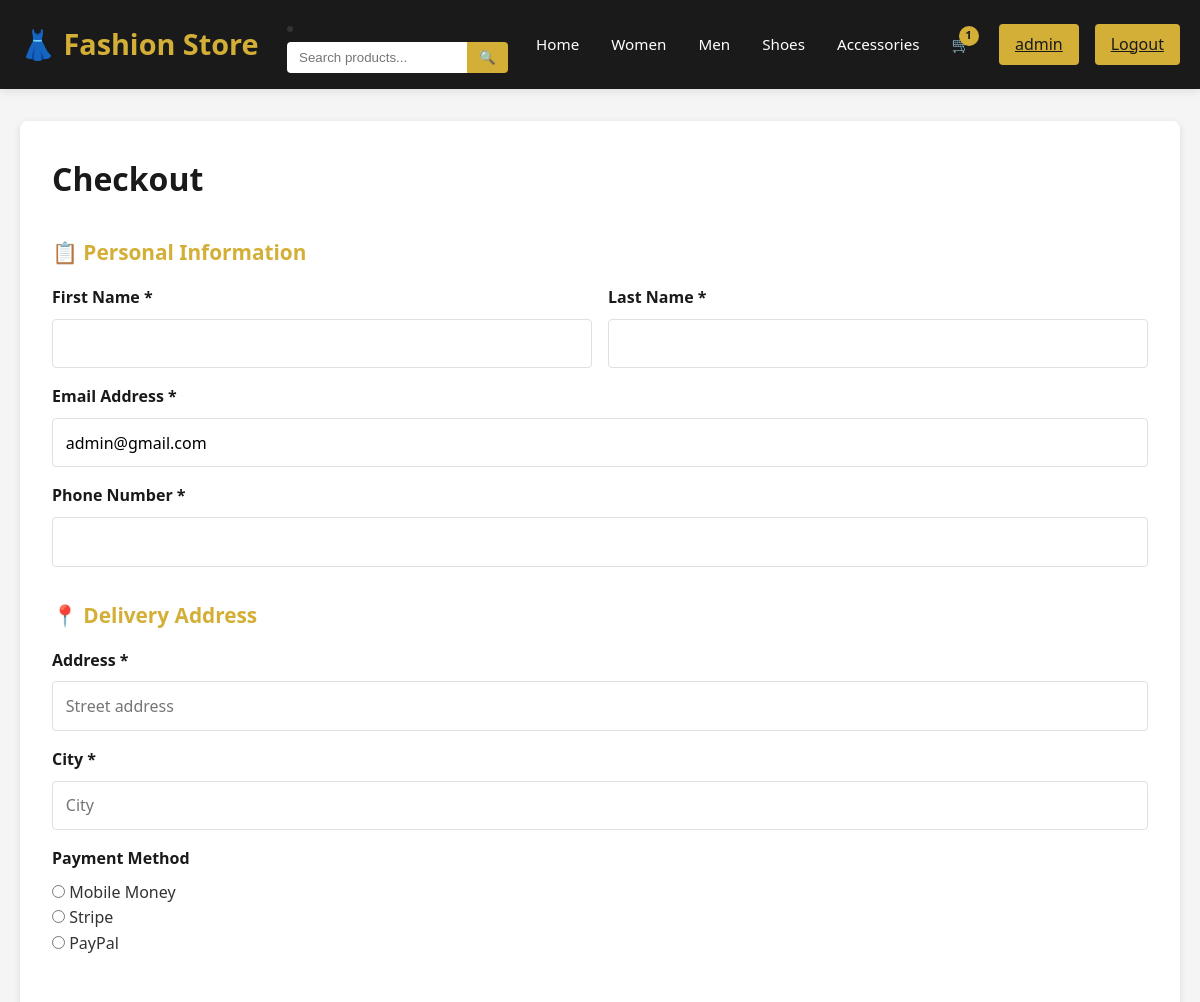
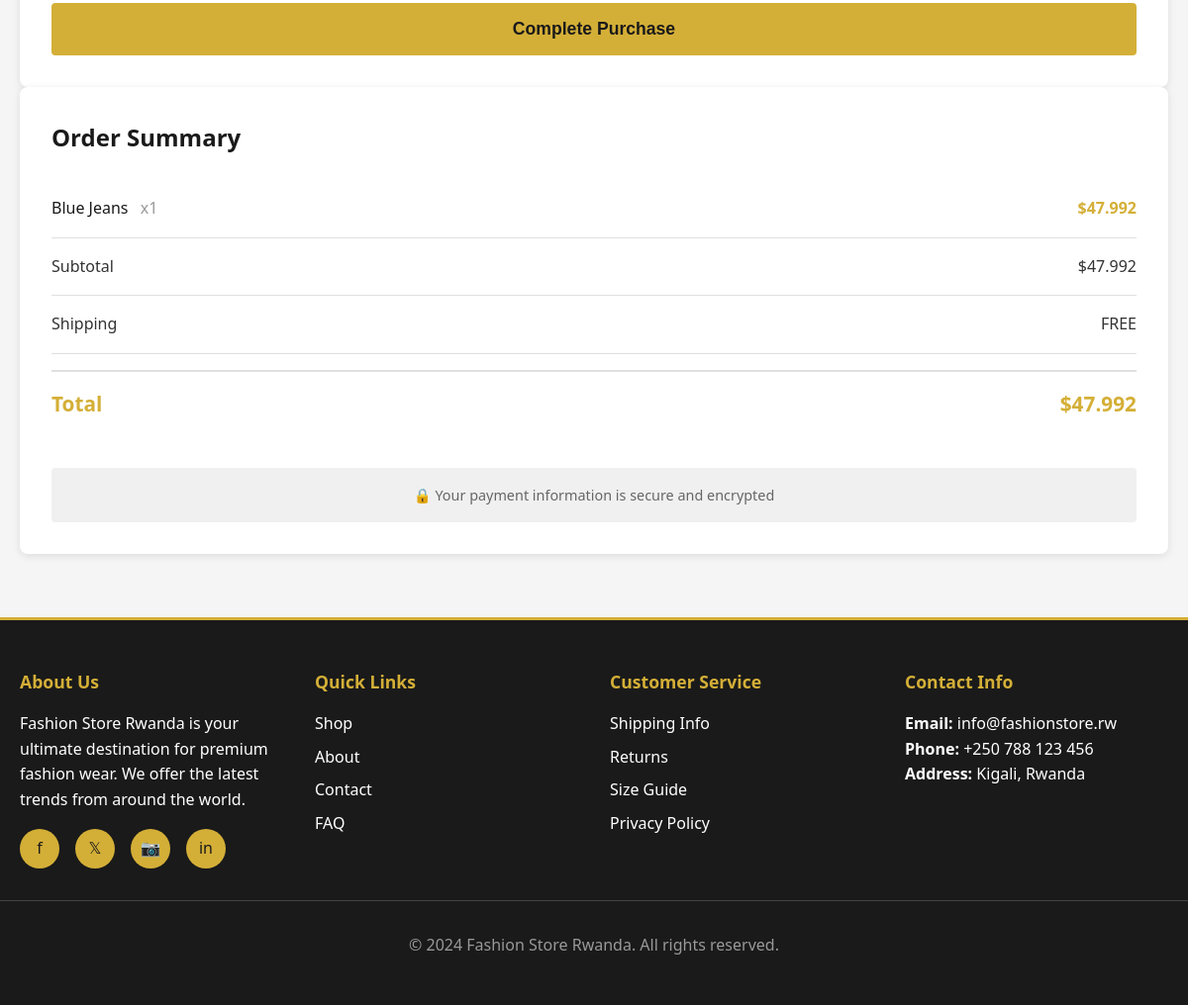
Screenshot of /checkout/ (signed in) with the database file from the repository (2 pictures, top to bottom).
### store/models.py (models this page shows, shortened)
class Cart(models.Model):
    user = models.OneToOneField(User, on_delete=models.CASCADE, related_name='cart')
    created_at = models.DateTimeField(auto_now_add=True)
    updated_at = models.DateTimeField(auto_now=True)
    @property
    def total_items(self):
        return self.items.aggregate(models.Sum('quantity'))['quantity__sum'] or 0
    @property
    def total_price(self):
        return sum(item.subtotal for item in self.items.all())

class CartItem(models.Model):
    cart = models.ForeignKey(Cart, on_delete=models.CASCADE, related_name='items')
    product = models.ForeignKey(Product, on_delete=models.CASCADE)
    quantity = models.IntegerField(validators=[MinValueValidator(1)])
    class Meta:
        unique_together = ('cart', 'product')
    @property
    def subtotal(self):
        return self.product.discounted_price * self.quantity

class Product(models.Model):
    BADGE_CHOICES = [
        ('new', 'New Arrival'),
        ('bestseller', 'Best Seller'),
        ('sale', 'Sale'),
        ('none', 'None'),
    ]
    name = models.CharField(max_length=200)
    description = models.TextField()
    price = models.DecimalField(max_digits=10, decimal_places=2, validators=[MinValueValidator(0)])
    category = models.ForeignKey(Category, on_delete=models.CASCADE, related_name='products')
    image = models.ImageField(upload_to='products/')
    images = models.ManyToManyField('ProductImage', blank=True, related_name='products')
    stock = models.IntegerField(validators=[MinValueValidator(0)])
    badge = models.CharField(max_length=20, choices=BADGE_CHOICES, default='none')
    discount_percentage = models.IntegerField(default=0, validators=[MinValueValidator(0), MaxValueValidator(100)])
    created_at = models.DateTimeField(auto_now_add=True)
    updated_at = models.DateTimeField(auto_now=True)
    class Meta:
        ordering = ['-created_at']
    @property
    def discounted_price(self):
        from decimal import Decimal
        discount_factor = Decimal(1) - Decimal(self.discount_percentage) / Decimal(100)
        return self.price * discount_factor

### store/views.py (the view, shortened to what this page needs)
# urls.py: path('checkout/', views.checkout, name='checkout'),
@login_required(login_url='login')
def checkout(request):
    try:
        cart = Cart.objects.get(user=request.user)
        if not cart.items.exists():
            messages.warning(request, 'Your cart is empty')
            return redirect('cart')
    except Cart.DoesNotExist:
        messages.warning(request, 'Your cart is empty')
        return redirect('cart')
    context = {'cart': cart}
    return render(request, 'store/checkout.html', context)

### store/templates/store/checkout.html (shortened to what this page needs)
{% extends 'store/base.html' %}
{% block content %}
<div class="container">
    <div class="checkout-page">
        <form method="post" class="checkout-form">
            <h1 class="form-title">Checkout</h1>
            <div class="form-section">
                <h3>📋 Personal Information</h3>
                <div class="form-row">
                    <div class="form-group">
                        <label for="first_name">First Name *</label>
                        <input type="text" id="first_name" name="first_name" required>
                    </div>
                    <div class="form-group">
                        <label for="last_name">Last Name *</label>
                        <input type="text" id="last_name" name="last_name" required>
                    </div>
                </div>
                <div class="form-row full">
                    <div class="form-group">
                        <label for="email">Email Address *</label>
                        <input type="email" id="email" name="email" value="{{ request.user.email }}" required>
                    </div>
                </div>
                <div class="form-row full">
                    <div class="form-group">
                        <label for="phone">Phone Number *</label>
                        <input type="tel" id="phone" name="phone" required>
                    </div>
                </div>
            </div>
            <div class="form-section">
                <h3>📍 Delivery Address</h3>
                <div class="form-row full">
                    <div class="form-group">
                        <label for="address">Address *</label>
                        <input type="text" id="address" name="address" placeholder="Street address" required>
                    </div>
                </div>
                <div class="form-row full">
                    <div class="form-group">
                        <label for="city">City *</label>
                        <input type="text" id="city" name="city" placeholder="City" required>
                    </div>
                </div>
                <div class="form-group">
    <label><strong>Payment Method</strong></label>
    <div>
        <input type="radio"
               name="payment_method"
               value="Mobile Money"
               required>
        Mobile Money
    </div>
    <div>
        <input type="radio"
               name="payment_method"
               value="Stripe">
        Stripe
    </div>
    <div>
        <input type="radio"
               name="payment_method"
               value="PayPal">
        PayPal
    </div>
</div>
            </div>
            <button type="submit" class="submit-btn">Complete Purchase</button>
        </form>
        <div class="order-summary">
            <h2 class="summary-title">Order Summary</h2>
            {% for item in cart.items.all %}
            <div class="summary-item">
                <div>
                    <span class="item-name">{{ item.product.name }}</span>
                    <span class="item-quantity">x{{ item.quantity }}</span>
                </div>
                <span class="item-price">${{ item.subtotal }}</span>
            </div>
            {% endfor %}
            <div class="summary-item">
                <span>Subtotal</span>
                <span>${{ cart.total_price }}</span>
            </div>
            <div class="summary-item">
                <span>Shipping</span>
                <span>FREE</span>
            </div>
            <div class="summary-total">
                <span>Total</span>
                <span>${{ cart.total_price }}</span>
            </div>
            <div class="security-info">
                🔒 Your payment information is secure and encrypted
            </div>
        </div>
    </div>
</div>
{% endblock %}

### store/templates/store/base.html (shortened to what this page needs)
<!DOCTYPE html>
<html lang="fr">
<head>
</head>
<body>
    <nav>
        <div class="container">
            <a href="{% url 'home' %}" class="logo">👗 Fashion Store</a>
            <li>
    <form action="{% url 'products' %}" method="GET" class="search-form">
        <input type="text" name="q" placeholder="Search products...">
        <button type="submit">🔍</button>
    </form>
</li>
            <ul class="nav-links">
                <li><a href="{% url 'home' %}">Home</a></li>
                <li><a href="{% url 'women' %}">Women</a></li>
                <li><a href="{% url 'men' %}">Men</a></li>
                <li><a href="{% url 'shoes' %}">Shoes</a></li>
                <li><a href="{% url 'accessories' %}">Accessories</a></li>
                <li>
                    <a href="{% url 'cart' %}" class="cart-icon">
                        🛒
                        {% if request.user.is_authenticated and request.user.cart.total_items > 0 %}
                            <span class="cart-count">{{ request.user.cart.total_items }}</span>
                        {% endif %}
                    </a>
                </li>
            </ul>
            <div class="auth-links">
                {% if request.user.is_authenticated %}
                    <a href="{% url 'profile' %}">{{ request.user.username }}</a>
                    <a href="{% url 'logout' %}">Logout</a>
                {% else %}
                    <a href="{% url 'login' %}">Login</a>
                    <a href="{% url 'register' %}">Register</a>
                {% endif %}
            </div>
        </div>
    </nav>
    <main>
        {% block content %}{% endblock %}
    </main>
    <footer>
        <div class="container">
            <div class="footer-section">
                <h4>About Us</h4>
                <p>Fashion Store Rwanda is your ultimate destination for premium fashion wear. We offer the latest trends from around the world.</p>
                <div class="social-links">
                    <a href="#" title="Facebook">f</a>
                    <a href="#" title="Twitter">𝕏</a>
                    <a href="#" title="Instagram">📷</a>
                    <a href="#" title="LinkedIn">in</a>
                </div>
            </div>
            <div class="footer-section">
                <h4>Quick Links</h4>
                <ul>
                    <li><a href="{% url 'products' %}">Shop</a></li>
                    <li><a href="#about">About</a></li>
                    <li><a href="#contact">Contact</a></li>
                    <li><a href="#faq">FAQ</a></li>
                </ul>
            </div>
            <div class="footer-section">
                <h4>Customer Service</h4>
                <ul>
                    <li><a href="#shipping">Shipping Info</a></li>
                    <li><a href="#returns">Returns</a></li>
                    <li><a href="#size-guide">Size Guide</a></li>
                    <li><a href="#privacy">Privacy Policy</a></li>
                </ul>
            </div>
            <div class="footer-section">
                <h4>Contact Info</h4>
                <p><strong>Email:</strong> <a href="mailto:info@fashionstore.rw">info@fashionstore.rw</a></p>
                <p><strong>Phone:</strong> <a href="tel:+250788123456">+250 788 123 456</a></p>
                <p><strong>Address:</strong> Kigali, Rwanda</p>
            </div>
        </div>
        <div class="footer-bottom">
            <p>&copy; 2024 Fashion Store Rwanda. All rights reserved.</p>
        </div>
    </footer>
</body>
</html>

### rows the page displays
CartItem: product.name "Blue Jeans", quantity "1", subtotal "47.992"
Cart: total_price "47.992"

### other values shown
{{ request.user.cart.total_items }} "1"
{{ request.user.username }} "admin"
